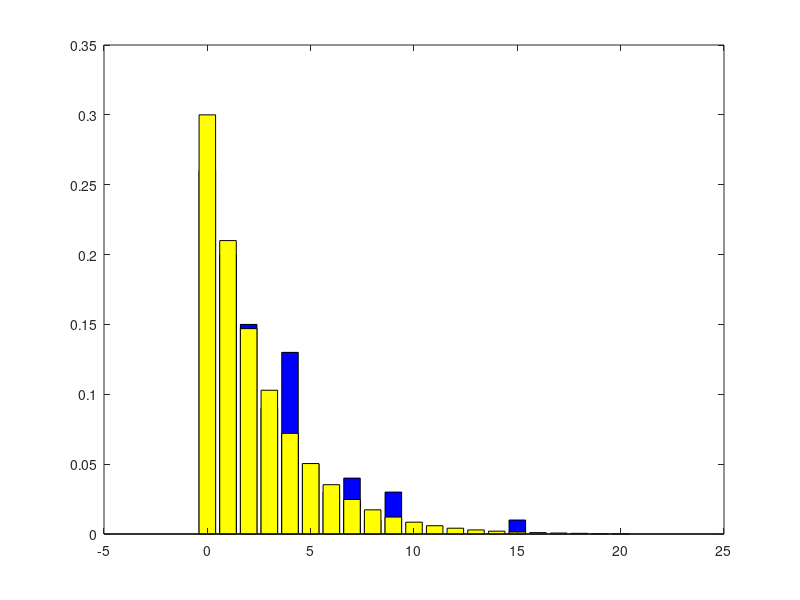

Write the MATLAB code that produced this figure.
clc
clear all

% c) 
% Generate X~Geo(p)  <=>  X ~ (0     1     2   3  ....  k   ...  )
%                             (P(0) P(1) P(2) P(3) ... P(k) ...  )
% Geometric r.v.(counts the number of zeros before first one) 
% to compare use:    0:k     geopdf(0:k,p)   k positive integer


p = 0.3;    % 0.3 probability of success

u = rand;
X = (u < p);
c = 0;
while X ~= 1
   u = rand;
   X = (u < p);
   c = c + 1;
end

c;



% Checking

N = 100;
V = [];
for i = 1 : N
    u = rand;
    X = (u < p);
    c = 0;
    while X ~= 1
        u = rand;
        X = (u < p);
        c = c + 1;
    end
    x = c;
    V = [V, x];
end


k = 20;
Frq_a = hist(V, 0 : k);
Frq_r = Frq_a / N;
geopdf(0 : k, p);

bar(0 : k, Frq_r, 'b')
hold on
bar(0 : k, geopdf(0 : k, p), 'y')











